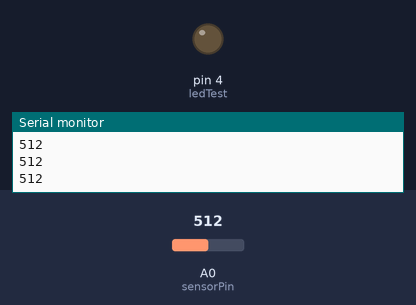
This sketch was run on a simulated Arduino Uno, built with avr-gcc and run on an emulated ATmega328P. On the bench: output pins drawn as LEDs (lit = HIGH), the last lines printed to the serial monitor. The inputs (shaded band) are chosen by the test bench; at power-on: A0 (sensorPin) = 512.

Above: at 1.3 s.
1.4 s: A0 (sensorPin) set to 32
3.2 s: A0 (sensorPin) set to 27
At 4.07 s:
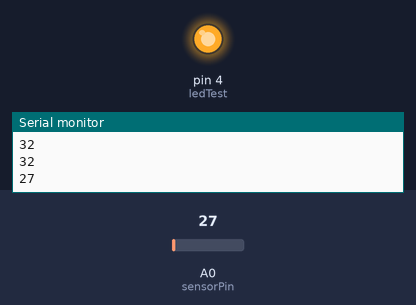
Timing chart, 0 to 12.2 s (numbered marks = the images above; inputs shaded):
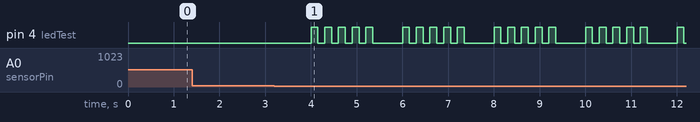

Measured:
- the behaviour switches between 30 and 29 on A0 (sensorPin) (found by bisection; images 0 and 1)
- after the input at 3.2 s, pin 4 (ledTest): LOW → HIGH after 0.80 s, then repeats every 2.0 s: 4 × (LOW 0.15 s, HIGH 0.15 s), LOW 0.65 s, HIGH 0.15 s

The sketch:

lab3b.ino
```cpp
int sensorPin = A0;
unsigned int sensorValue = 0;
int ledTest = 4;
void setup()
{
  pinMode(ledTest, OUTPUT);
  Serial.begin(9600);
}

void loop()
{
  sensorValue = analogRead(sensorPin);
  Serial.print(sensorValue);
  Serial.print("\n");
  delay(500);
  if(sensorValue<30)
  {
    for(int i = 0; i <5; i++)
    {
      digitalWrite(ledTest, HIGH);
      delay(150);
      digitalWrite(ledTest, LOW);
      delay(150);
    }
  }
}
```
